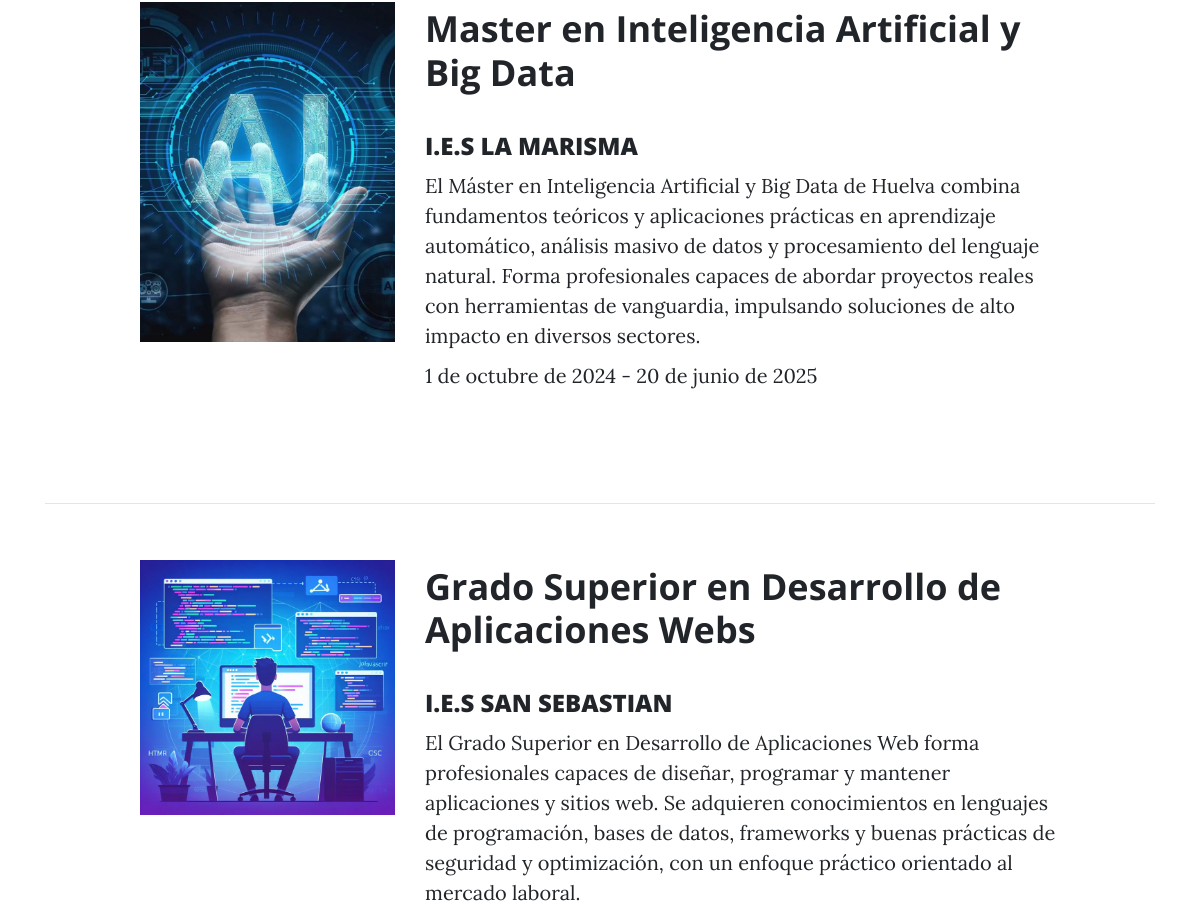
/ (middle part), run on an earlier commit of the app's database.
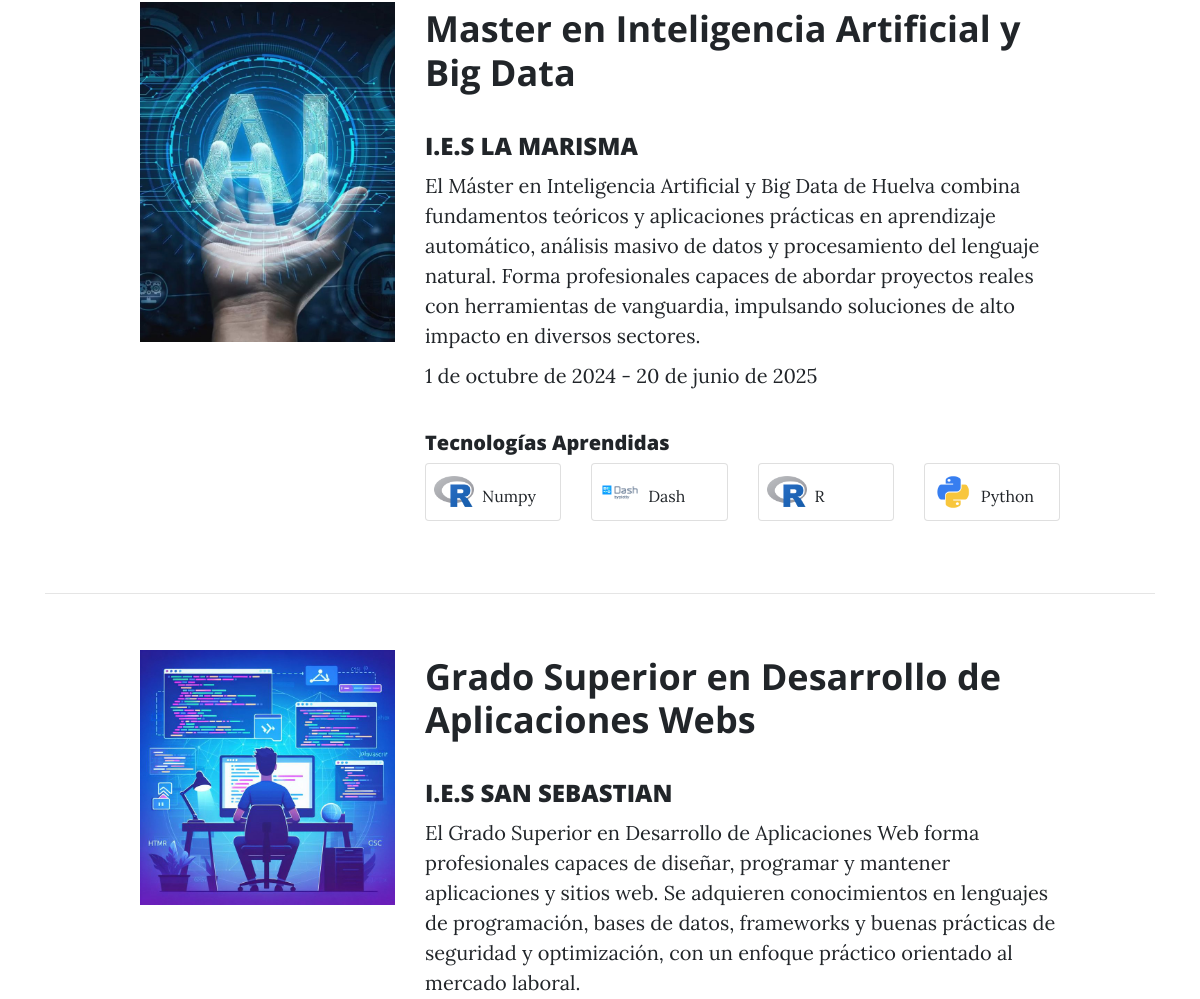
And on a later commit of the database.
### home/models.py (models this page shows, shortened)
class Education(models.Model):
    title = models.CharField(max_length=100, verbose_name = 'titulo')
    school = models.CharField(max_length=100, verbose_name = 'centro educativo', default='Default school')
    description = models.TextField(verbose_name = 'descripcion')
    image = models.ImageField(upload_to='img', verbose_name = 'imagen')
    start_date = models.DateField(verbose_name = 'Fecha de inicio')
    end_date = models.DateField(verbose_name = 'Fecha de finalizacion')
    created = models.DateTimeField(auto_now_add=True, verbose_name = 'Fecha de creacion')
    updated = models.DateTimeField(auto_now=True, verbose_name = 'Fecha actualizacion')
    technologies = models.ManyToManyField(Technologies, blank=True, verbose_name='Tecnologías')
    class Meta:
        verbose_name = 'educacion'
        verbose_name_plural = 'educaciones'
        ordering = ['-created']

### technologies/models.py (models this page shows, shortened)
class Technologies(models.Model):
    name = models.CharField(max_length=100, verbose_name = 'nombre')
    image = models.ImageField(upload_to='img', verbose_name = 'imagen')
    created = models.DateTimeField(auto_now_add=True, verbose_name = 'Fecha de creacion')
    updated = models.DateTimeField(auto_now=True, verbose_name = 'Fecha actualizacion')
    class Meta:
        verbose_name = 'tecnologia'
        verbose_name_plural = 'tecnologias'
        ordering = ['-created']

### home/views.py (the view)
# urls.py: path('', home_views.home, name="home"),
def home(request):
    education = Education.objects.all()
    return render(request, 'home/home.html', {'education':education})

### home/templates/home/home.html (shortened to what this page needs)
{% extends 'core/base.html' %}
{% block background %}{% load static %}{% static 'core/img/home-bg.jpg' %}{% endblock %}
{% block content %}
    {% for course in education %}
        <div class="container">
            <div class="row courses">
                <div class="col-lg-3 col-md-4 offset-lg-1">
                    <img class="img-fluid" src="{{ course.image.url }}" alt="{{ course.title }}">
                </div>
                <div class="col-lg-7 col-md-8">
                    <h2 class="section-heading title">{{ course.title }}</h2>
                    <br>
                    <h4>{{ course.school }}</h4>
                    <p>{{ course.description }}</p>
                    <p>{{ course.start_date }} - {{ course.end_date }}</p>
                    <br>
                    {% if course.technologies.all %}
                    <h5>Tecnologías Aprendidas</h5>
                    <div class="row row-cols-2 row-cols-md-4 g-3">
                        {% for tech in course.technologies.all %}
                            <div class="col">
                                <div class="card d-flex flex-row align-items-center p-2" style="width: auto;">
                                    <img src="{{ tech.image.url }}"
                                        alt="{{ tech.name }}"
                                        style="width:40px; height:40px; object-fit: contain;">
                                    <p class="card-text mb-0 ms-2" style="font-size: 1rem; margin: 0.5rem;">
                                        {{ tech.name }}
                                    </p>
                                </div>
                            </div>
                        {% endfor %}
                    </div>
{% endif %}
                </div>
            </div>
            <hr>
        </div>
    {% endfor %}
{% endblock %}

What changed in the data, as far as the page shows it:
changed Education "Master en Inteligencia Artificial y Big Data": now shows "Tecnologías Aprendidas"
added Technologies: image (picture), name "Numpy", shown under Education "Master en Inteligencia Artificial y Big Data"
added Technologies: image (picture), name "Dash", shown under Education "Master en Inteligencia Artificial y Big Data"
added Technologies: image (picture), name "R", shown under Education "Master en Inteligencia Artificial y Big Data"
added Technologies: image (picture), name "Python", shown under Education "Master en Inteligencia Artificial y Big Data"
